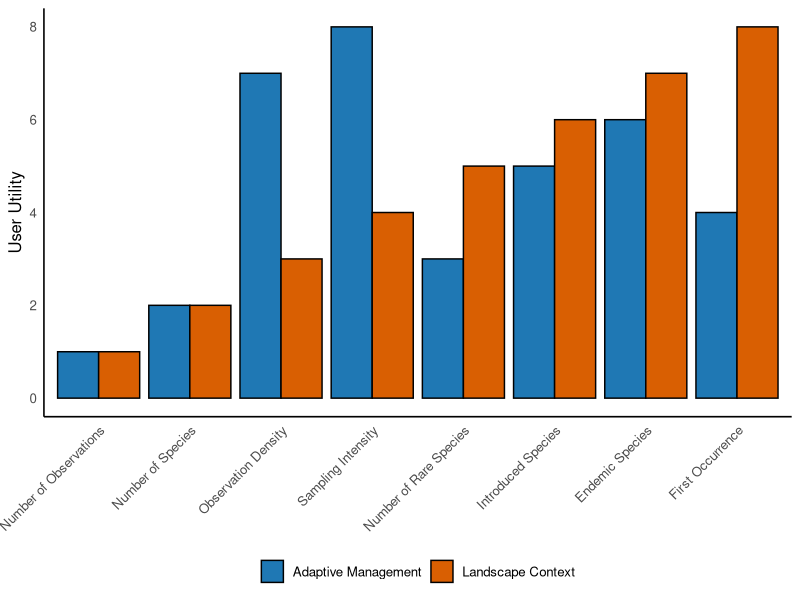
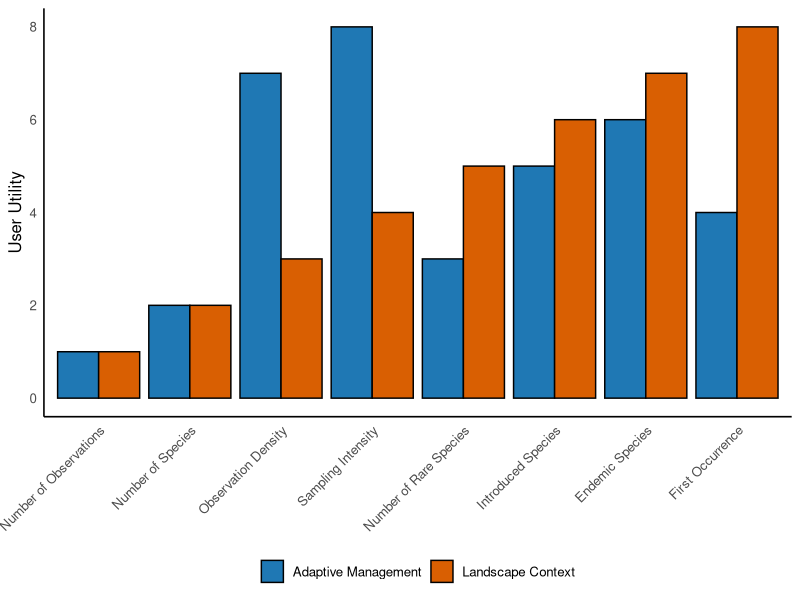

Generate these figures, in order, with R:
###### Creating arbitrary values for figure 1
### and then plotting for Adaptive Management vs. Landscape Context

# load package
library(tidyverse)

# Define Factors
factors <- c(
  "Number of Species",
  "Number of Observations",
  "Number of Rare Species",
  "First Occurrence",
  "Introduced Species",
  "Endemic Species",
  "Sampling Intensity",
  "Observation Density"
)

# Define Variables
variables <- c("Adaptive Management", "Landscape Context")

# Create all combinations
likert_df <- expand.grid(
  Factor = factors,
  Variable = variables
) %>%
  arrange(Factor, Variable)

# Assign Likert values manually
adaptive_values <- c(2,1,3,4,5,6,8,7)
landscape_values <- c(2,1,5,8,6,7,4,3)

# Add Value column
likert_df <- likert_df %>%
  mutate(Value = case_when(
    Variable == "Adaptive Management" ~ adaptive_values[match(Factor, factors)],
    Variable == "Landscape Context"   ~ landscape_values[match(Factor, factors)]
  ))

# Reorder Factor levels by Landscape Context values
likert_ordered <- likert_df %>%
  filter(Variable == "Landscape Context") %>%
  arrange(Value) %>%
  pull(Factor)

likert_df <- likert_df %>%
  mutate(Factor = factor(Factor, levels = likert_ordered))

# Plot Likert-style bar chart
ggplot(likert_df, aes(x = Factor, y = Value, fill = Variable)) +
  geom_col(position = position_dodge(width = 0.9), color = "black") +
  scale_fill_manual(values = c("Adaptive Management" = "#1f78b4",
                               "Landscape Context" = "#d95f02")) +
  labs(
    x = NULL,
    y = "User Utility",
    fill = NULL
  ) +
  theme_minimal(base_size = 12) +
  theme(
    axis.text.x = element_text(angle = 45, hjust = 1),
    panel.grid = element_blank(),
    axis.line = element_line(color = "black"),
    legend.position = "bottom"
  )

ggsave("Figures/figure_1_theoretical.png", bg = "transparent")
